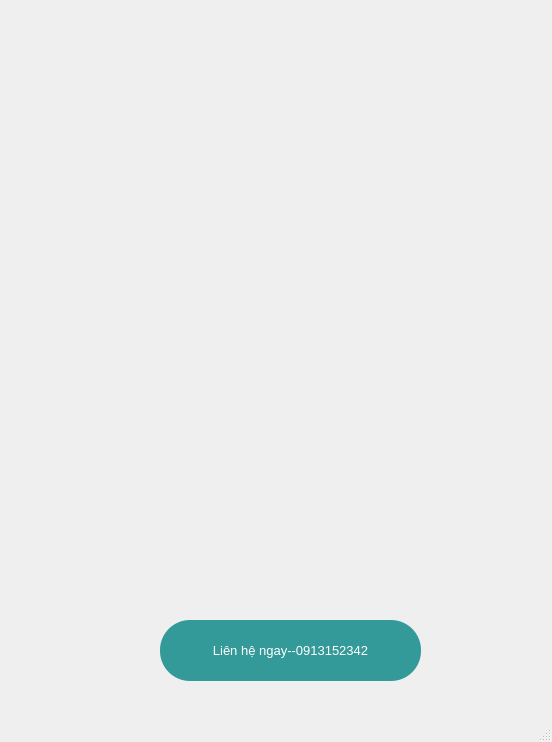
<?xml version="1.0" encoding="UTF-8"?>
<ui version="4.0">
 <class>MainWindow</class>
 <widget class="QMainWindow" name="MainWindow">
  <property name="geometry">
   <rect>
    <x>0</x>
    <y>0</y>
    <width>552</width>
    <height>742</height>
   </rect>
  </property>
  <property name="windowTitle">
   <string>MainWindow</string>
  </property>
  <widget class="QWidget" name="centralwidget">
   <widget class="QLabel" name="label">
    <property name="geometry">
     <rect>
      <x>0</x>
      <y>0</y>
      <width>561</width>
      <height>711</height>
     </rect>
    </property>
    <property name="text">
     <string/>
    </property>
    <property name="pixmap">
     <pixmap>../../../../Downloads/Green Water color Page Border A3 Poster (15).png</pixmap>
    </property>
    <property name="scaledContents">
     <bool>true</bool>
    </property>
   </widget>
   <widget class="QPushButton" name="btnComeback">
    <property name="geometry">
     <rect>
      <x>160</x>
      <y>620</y>
      <width>261</width>
      <height>61</height>
     </rect>
    </property>
    <property name="font">
     <font>
      <pointsize>10</pointsize>
     </font>
    </property>
    <property name="styleSheet">
     <string notr="true">background-color:#339999;
color:white;
border-radius:30</string>
    </property>
    <property name="text">
     <string>Liên hệ ngay--0913152342</string>
    </property>
   </widget>
  </widget>
  <widget class="QMenuBar" name="menubar">
   <property name="geometry">
    <rect>
     <x>0</x>
     <y>0</y>
     <width>552</width>
     <height>26</height>
    </rect>
   </property>
  </widget>
  <widget class="QStatusBar" name="statusbar"/>
 </widget>
 <resources/>
 <connections/>
</ui>
